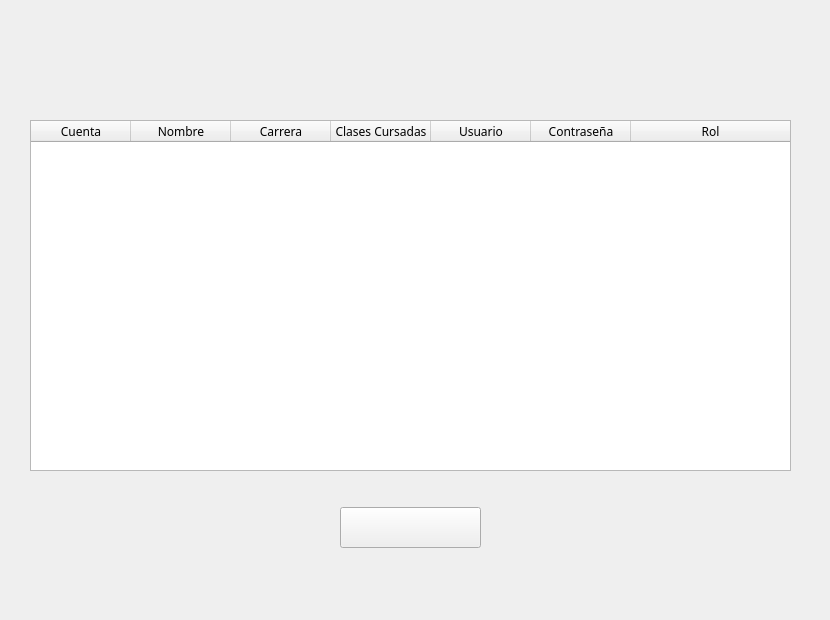
   <widget class="QWidget" name="page_14">
    <widget class="QLabel" name="label_16">
     <property name="geometry">
      <rect>
       <x>0</x>
       <y>0</y>
       <width>821</width>
       <height>611</height>
      </rect>
     </property>
     <property name="text">
      <string/>
     </property>
     <property name="pixmap">
      <pixmap resource="resources.qrc">:/Resources/asignarAlumnosList.png</pixmap>
     </property>
    </widget>
    <widget class="QPushButton" name="matricularAlumnoBtn_2">
     <property name="geometry">
      <rect>
       <x>340</x>
       <y>507</y>
       <width>141</width>
       <height>41</height>
      </rect>
     </property>
     <property name="text">
      <string/>
     </property>
    </widget>
    <widget class="QTableWidget" name="tableWidgetAlumnos_2">
     <property name="geometry">
      <rect>
       <x>30</x>
       <y>120</y>
       <width>761</width>
       <height>351</height>
      </rect>
     </property>
     <property name="font">
      <font>
       <family>Arial Rounded MT Bold</family>
      </font>
     </property>
     <property name="editTriggers">
      <set>QAbstractItemView::EditTrigger::NoEditTriggers</set>
     </property>
     <property name="selectionMode">
      <enum>QAbstractItemView::SelectionMode::SingleSelection</enum>
     </property>
     <property name="selectionBehavior">
      <enum>QAbstractItemView::SelectionBehavior::SelectRows</enum>
     </property>
     <attribute name="horizontalHeaderStretchLastSection">
      <bool>true</bool>
     </attribute>
     <column>
      <property name="text">
       <string>Cuenta</string>
      </property>
     </column>
     <column>
      <property name="text">
       <string>Nombre</string>
      </property>
     </column>
     <column>
      <property name="text">
       <string>Carrera</string>
      </property>
     </column>
     <column>
      <property name="text">
       <string>Clases Cursadas</string>
      </property>
     </column>
     <column>
      <property name="text">
       <string>Usuario</string>
      </property>
     </column>
     <column>
      <property name="text">
       <string>Contraseña</string>
      </property>
     </column>
     <column>
      <property name="text">
       <string>Rol</string>
      </property>
     </column>
    </widget>
   </widget>
